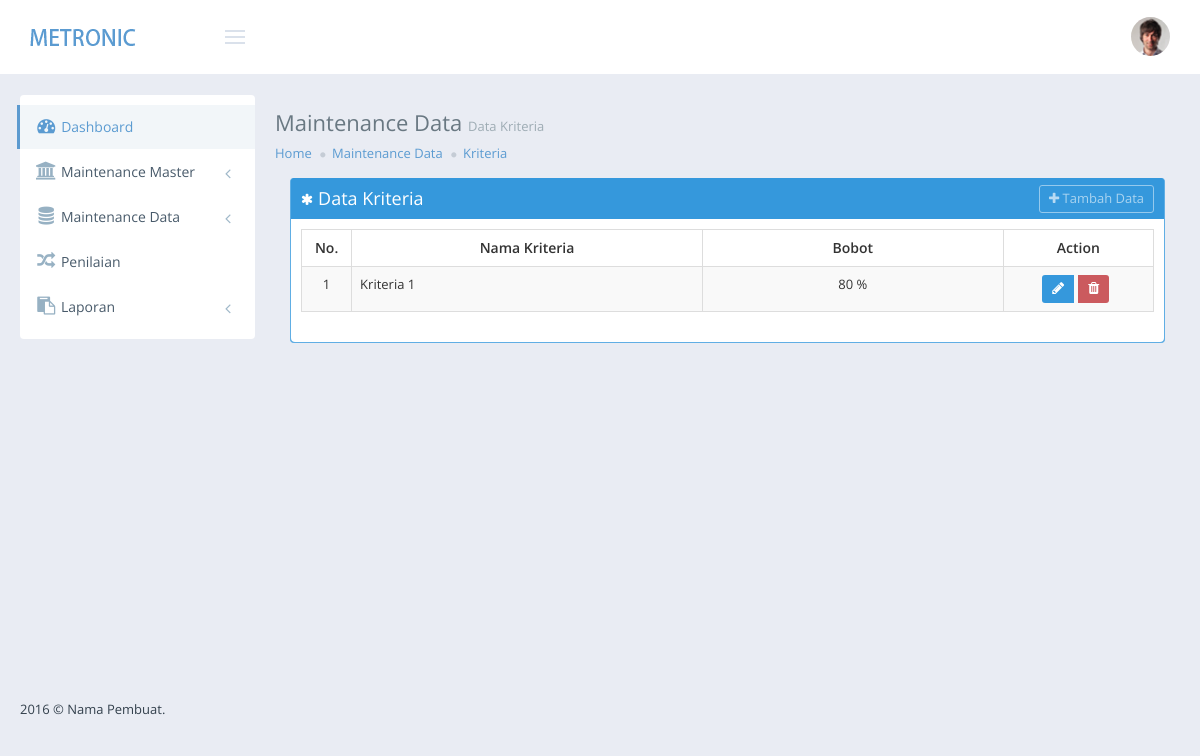
Page /index.php/master/kriteria on the earlier database version.
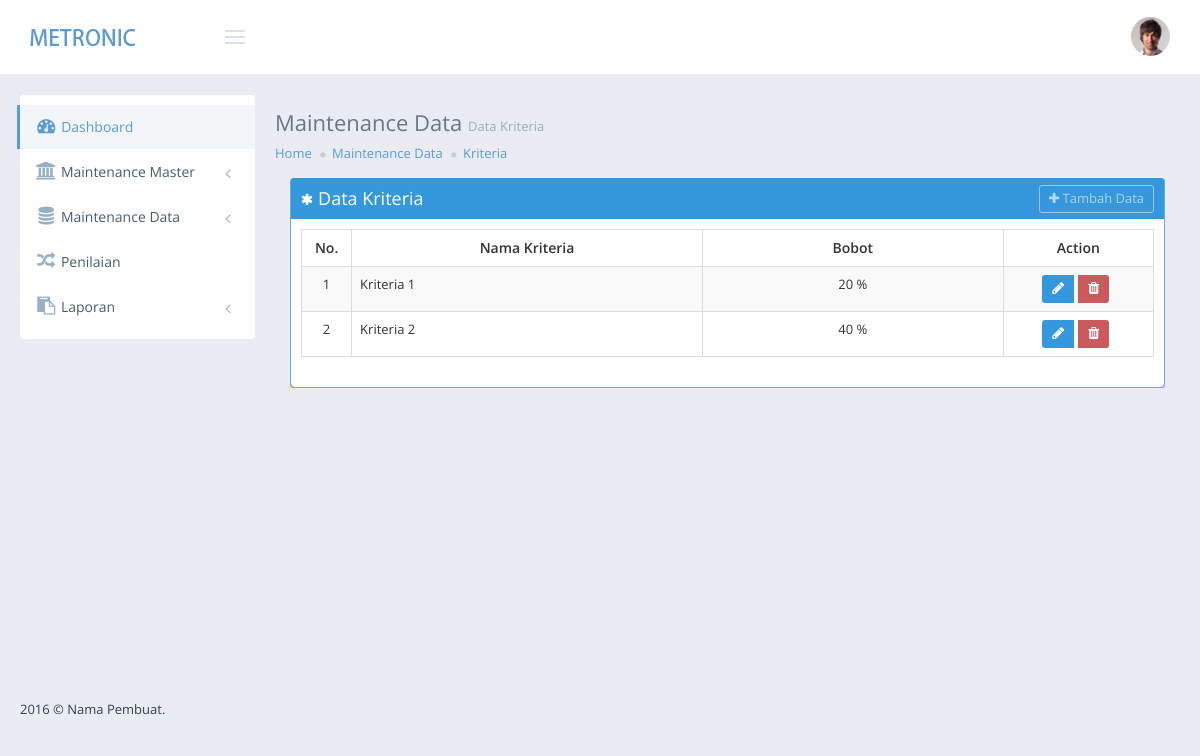
Same page on the later database version.
### tables this page shows
CREATE TABLE IF NOT EXISTS `kriteria` (
  `ID_KRITERIA` int(11) NOT NULL,
  `NAMA_KRITERIA` varchar(100) DEFAULT NULL,
  `BOBOT` decimal(10,0) DEFAULT NULL
);

### index.php (called while the page is built, shortened)
<?php
require_once BASEPATH.'core/CodeIgniter.php';

### application/models/M_kriteria.php (called while the page is built, shortened)
<?php if ( ! defined('BASEPATH')) exit('No direct script access allowed');
class M_Kriteria extends CI_Model {
	public function get_all(){
		$this->db->select('*');
		$this->db->from('kriteria');
		return $this->db->get()->result();
	}
}

### application/views/master/kriteria.php (the view, shortened to what this page needs)
<div class="col-md-12 col-sm-12">
	<div class="portlet box blue">
		<div class="portlet-title">
			<div class="caption">
				<i class="fa fa-asterisk"></i>Data Kriteria
			</div>
			<div class="actions">
				<a class="btn btn-default btn-sm" onClick="tambah()" data-toggle="modal" href="#modal" >
				<i class="fa fa-plus"></i> Tambah Data </a>
			</div>
		</div>
		<div class="portlet-body">
			<table class="table table-striped table-bordered table-hover" id="sample_3">
			<thead>
			<tr>
				<th style="width:5%;text-align:center;" >
					No.
				</th>
				<th style="width:35%;text-align:center;">
					 Nama Kriteria
				</th>
				<th style="width:30%;text-align:center;">
					 Bobot
				</th>
				<th style="width:15%;text-align:center;">
					 Action
				</th>
			</tr>
			</thead>
			<tbody>
			<?php
			$no = 1;
			foreach ($kriteria as $kriteria) : ?>
			<tr class="odd gradeX" id="r<?php echo $kriteria->ID_KRITERIA; ?>">
				<td style="text-align:center;">
					<?php echo $no++; ?>
				</td>
				<td>
					<?php echo ucfirst(strtolower($kriteria->NAMA_KRITERIA)); ?>
				</td>
				<td style="text-align:center;">
					<?php echo ucfirst(strtolower($kriteria->BOBOT)); ?> %
				</td>
				<td style="text-align:center;">
					<div class="btn-group btn-group-sm btn-group-solid ">
						<a data-toggle="modal" href="#modal" class="btn blue" onclick="edit('<?php echo ucfirst(strtolower($kriteria->ID_KRITERIA)); ?>')"><i class="fa fa-pencil"></i></a>
						<button type="button" class="btn red" onclick="hapus('<?php echo $kriteria->ID_KRITERIA; ?>')"><i class="fa fa-trash"></i></button>
					</div>
				</td>
			</tr>
			<?php endforeach; ?>
			</tbody>
			</table>
		</div>
	</div>
</div>

Differences in the rows shown:
changed kriteria "Kriteria 1": BOBOT "80" → "20"
added kriteria: NAMA_KRITERIA "Kriteria 2", BOBOT "40"
